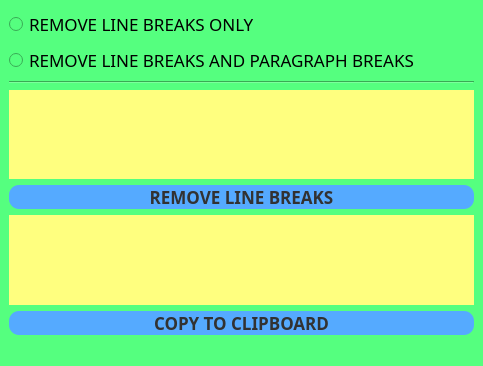
<?xml version="1.0" encoding="UTF-8"?>
<ui version="4.0">
 <class>MainWindow</class>
 <widget class="QMainWindow" name="MainWindow">
  <property name="geometry">
   <rect>
    <x>0</x>
    <y>0</y>
    <width>483</width>
    <height>366</height>
   </rect>
  </property>
  <property name="windowTitle">
   <string>Remove Lines</string>
  </property>
  <property name="styleSheet">
   <string notr="true">background-color: rgb(85, 255, 127);
color: rgb(255, 161, 107);</string>
  </property>
  <widget class="QWidget" name="centralwidget">
   <layout class="QGridLayout" name="gridLayout">
    <item row="6" column="0">
     <widget class="QTextEdit" name="output">
      <property name="styleSheet">
       <string notr="true">border: 10px;
background-color: rgb(255, 255, 127);
color: rgb(50, 50, 50);
border-radius: 50px ;</string>
      </property>
     </widget>
    </item>
    <item row="1" column="0">
     <widget class="QRadioButton" name="p_breaker">
      <property name="font">
       <font>
        <family>Dosis ExtraBold</family>
        <pointsize>13</pointsize>
       </font>
      </property>
      <property name="styleSheet">
       <string notr="true">color: rgb(0, 0, 0);</string>
      </property>
      <property name="text">
       <string>REMOVE LINE BREAKS AND PARAGRAPH BREAKS</string>
      </property>
     </widget>
    </item>
    <item row="2" column="0">
     <widget class="Line" name="line">
      <property name="orientation">
       <enum>Qt::Horizontal</enum>
      </property>
     </widget>
    </item>
    <item row="0" column="0">
     <widget class="QRadioButton" name="l_breaker">
      <property name="font">
       <font>
        <family>Dosis ExtraBold</family>
        <pointsize>13</pointsize>
       </font>
      </property>
      <property name="styleSheet">
       <string notr="true">color: rgb(0, 0, 0);</string>
      </property>
      <property name="text">
       <string>REMOVE LINE BREAKS ONLY</string>
      </property>
     </widget>
    </item>
    <item row="4" column="0">
     <widget class="QTextEdit" name="input">
      <property name="styleSheet">
       <string notr="true">border: 10px;
background-color:rgb(255, 255, 127);
color: rgb(50, 50, 50);
border-radius: 50px ;</string>
      </property>
     </widget>
    </item>
    <item row="7" column="0">
     <widget class="QPushButton" name="btn_copy_to_clipboard">
      <property name="font">
       <font>
        <family>Dosis ExtraBold</family>
        <pointsize>13</pointsize>
        <bold>true</bold>
       </font>
      </property>
      <property name="styleSheet">
       <string notr="true">border: 10px;
background-color: rgb(85, 170, 255);
color: rgb(50, 50, 50);
border-radius: 10px ;</string>
      </property>
      <property name="text">
       <string>COPY TO CLIPBOARD</string>
      </property>
     </widget>
    </item>
    <item row="5" column="0">
     <widget class="QPushButton" name="btn_line_breaker">
      <property name="font">
       <font>
        <family>Dosis ExtraBold</family>
        <pointsize>13</pointsize>
        <bold>true</bold>
       </font>
      </property>
      <property name="styleSheet">
       <string notr="true">border: 10px;
background-color:rgb(85, 170, 255);
color: rgb(50, 50, 50);
border-radius: 10px ;</string>
      </property>
      <property name="text">
       <string>REMOVE LINE BREAKS</string>
      </property>
     </widget>
    </item>
   </layout>
  </widget>
  <widget class="QStatusBar" name="statusbar"/>
 </widget>
 <resources/>
 <connections/>
</ui>
